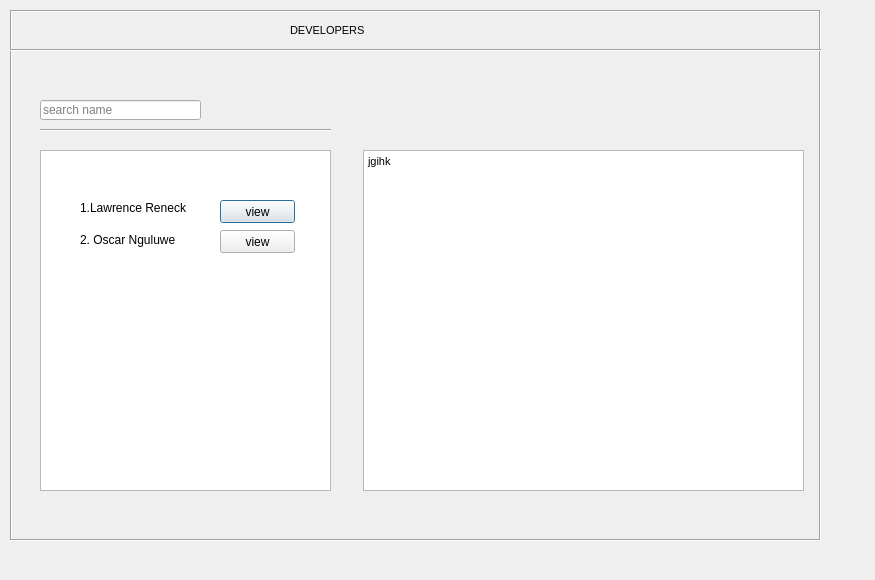
<?xml version="1.0" encoding="UTF-8"?>
<ui version="4.0">
 <class>Dialog</class>
 <widget class="QDialog" name="Dialog">
  <property name="geometry">
   <rect>
    <x>0</x>
    <y>0</y>
    <width>875</width>
    <height>580</height>
   </rect>
  </property>
  <property name="windowTitle">
   <string>Dialog</string>
  </property>
  <widget class="QFrame" name="frame">
   <property name="geometry">
    <rect>
     <x>10</x>
     <y>10</y>
     <width>811</width>
     <height>531</height>
    </rect>
   </property>
   <property name="autoFillBackground">
    <bool>false</bool>
   </property>
   <property name="styleSheet">
    <string notr="true">font: 8pt &quot;MS Sans Serif&quot;;</string>
   </property>
   <property name="frameShape">
    <enum>QFrame::Box</enum>
   </property>
   <property name="frameShadow">
    <enum>QFrame::Sunken</enum>
   </property>
   <widget class="QTextEdit" name="textEdit">
    <property name="geometry">
     <rect>
      <x>353</x>
      <y>140</y>
      <width>441</width>
      <height>341</height>
     </rect>
    </property>
    <property name="styleSheet">
     <string notr="true"/>
    </property>
    <property name="html">
     <string>&lt;!DOCTYPE HTML PUBLIC &quot;-//W3C//DTD HTML 4.0//EN&quot; &quot;http://www.w3.org/TR/REC-html40/strict.dtd&quot;&gt;
&lt;html&gt;&lt;head&gt;&lt;meta name=&quot;qrichtext&quot; content=&quot;1&quot; /&gt;&lt;style type=&quot;text/css&quot;&gt;
p, li { white-space: pre-wrap; }
&lt;/style&gt;&lt;/head&gt;&lt;body style=&quot; font-family:'MS Sans Serif'; font-size:8pt; font-weight:400; font-style:normal;&quot;&gt;
&lt;p style=&quot; margin-top:0px; margin-bottom:0px; margin-left:0px; margin-right:0px; -qt-block-indent:0; text-indent:0px;&quot;&gt;jgihk&lt;/p&gt;&lt;/body&gt;&lt;/html&gt;</string>
    </property>
   </widget>
   <widget class="Line" name="line">
    <property name="geometry">
     <rect>
      <x>0</x>
      <y>30</y>
      <width>811</width>
      <height>20</height>
     </rect>
    </property>
    <property name="orientation">
     <enum>Qt::Horizontal</enum>
    </property>
   </widget>
   <widget class="QLabel" name="label">
    <property name="geometry">
     <rect>
      <x>280</x>
      <y>10</y>
      <width>141</width>
      <height>20</height>
     </rect>
    </property>
    <property name="font">
     <font>
      <family>MS Sans Serif</family>
      <pointsize>8</pointsize>
      <weight>50</weight>
      <italic>false</italic>
      <bold>false</bold>
     </font>
    </property>
    <property name="text">
     <string>DEVELOPERS</string>
    </property>
   </widget>
   <widget class="Line" name="line_2">
    <property name="geometry">
     <rect>
      <x>30</x>
      <y>110</y>
      <width>291</width>
      <height>20</height>
     </rect>
    </property>
    <property name="orientation">
     <enum>Qt::Horizontal</enum>
    </property>
   </widget>
   <widget class="QLineEdit" name="lineEdit">
    <property name="geometry">
     <rect>
      <x>30</x>
      <y>90</y>
      <width>161</width>
      <height>20</height>
     </rect>
    </property>
    <property name="text">
     <string/>
    </property>
    <property name="placeholderText">
     <string>search name</string>
    </property>
   </widget>
   <widget class="QListWidget" name="listWidget">
    <property name="geometry">
     <rect>
      <x>30</x>
      <y>140</y>
      <width>291</width>
      <height>341</height>
     </rect>
    </property>
   </widget>
   <widget class="QLabel" name="label_2">
    <property name="geometry">
     <rect>
      <x>190</x>
      <y>90</y>
      <width>31</width>
      <height>21</height>
     </rect>
    </property>
    <property name="styleSheet">
     <string notr="true">image: url(:/newPrefix/pic_search.jpg);</string>
    </property>
    <property name="text">
     <string/>
    </property>
   </widget>
   <widget class="QLabel" name="label_3">
    <property name="geometry">
     <rect>
      <x>70</x>
      <y>190</y>
      <width>131</width>
      <height>16</height>
     </rect>
    </property>
    <property name="text">
     <string>1.Lawrence Reneck</string>
    </property>
   </widget>
   <widget class="QLabel" name="label_4">
    <property name="geometry">
     <rect>
      <x>70</x>
      <y>220</y>
      <width>131</width>
      <height>20</height>
     </rect>
    </property>
    <property name="text">
     <string>2. Oscar Nguluwe</string>
    </property>
   </widget>
   <widget class="QPushButton" name="pushButton">
    <property name="geometry">
     <rect>
      <x>210</x>
      <y>190</y>
      <width>75</width>
      <height>23</height>
     </rect>
    </property>
    <property name="text">
     <string>view</string>
    </property>
   </widget>
   <widget class="QPushButton" name="pushButton_2">
    <property name="geometry">
     <rect>
      <x>210</x>
      <y>220</y>
      <width>75</width>
      <height>23</height>
     </rect>
    </property>
    <property name="text">
     <string>view</string>
    </property>
   </widget>
  </widget>
 </widget>
 <resources>
  <include location="pictures/source 2.qrc"/>
 </resources>
 <connections/>
</ui>
